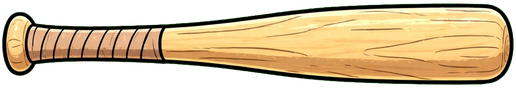
#> input picture unity/Assets/Resources/Chara/Bat/alien.png, 516 x 88 px; its folder holds 2 pictures in this run
$ python prep_billboard.py ../../Assets/Resources/Chara/Bat ../../Assets/Resources/Chara/Bat/announcer.png
#> lines starting #> are read from the running program, lines starting #| are printed output that depends on the picture
# 遠景用ビルボード絵(1024x1536、キー抜き済み)を、試合で使う 512x512 の絵にする。
# 体の範囲(不透明部分)で切り抜き、高さ480pxに縮めて、足の裏が下から16pxの位置に来るよう中央に置く。
# 2の累乗(512x512)にするのは、ブラウザ版でミップマップ付きのまま ASTC に圧縮できるようにするため。
# 体の高さ(px)は Chara/billboard_meta.txt に「id 高さ」で書く(ゲームはこれで身長を合わせる)。
# 使い方: python3 prep_billboard.py <元の絵のフォルダ> <出力フォルダ(Assets/Resources/Chara/Billboard)>
import os, sys
from PIL import Image

SIZE, CONTENT_H, FOOT = 512, 480, 16

def main(src, dst):
#> called with src = '../../Assets/Resources/Chara/Bat'
    os.makedirs(dst, exist_ok=True)
    meta_path = os.path.join(os.path.dirname(dst.rstrip('/')), 'billboard_meta.txt')
    meta = {}
    if os.path.exists(meta_path):
        for line in open(meta_path):
            p = line.split()
            if len(p) == 2: meta[p[0]] = p[1]
    n = 0
    for f in sorted(os.listdir(src)):
        if not f.lower().endswith('.png'):
            continue
        im = Image.open(os.path.join(src, f)).convert('RGBA')
#> im is the input picture: PIL image 516x88 RGBA; mean R, G, B, A 128.8, 111.2, 70.2, 167.4
        box = im.getchannel('A').point(lambda v: 255 if v > 8 else 0).getbbox()
#> box = (2, 3, 514, 85)
        if box is None:
            print('skip (empty)', f); continue
        body = im.crop(box)
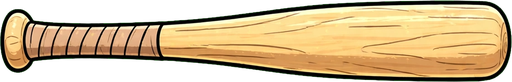
#> body: PIL image 512x82 RGBA; mean R, G, B, A 139.3, 119.5, 75.8, 181; transparent parts drawn white
        k = CONTENT_H / body.height
#> k = 5.85
        w = max(1, round(body.width * k))
#> w = 2997
        if w > SIZE - 8:                      # 横に広い絵は幅で合わせる
            k = (SIZE - 8) / body.width
#> k = 0.984
            w = SIZE - 8
        h = max(1, round(body.height * k))
#> h = 81
        body = body.resize((w, h), Image.LANCZOS)
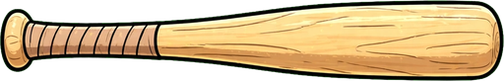
#> body: PIL image 504x81 RGBA; mean R, G, B, A 138.6, 116.3, 75.4, 180.9; transparent parts drawn white
        out = Image.new('RGBA', (SIZE, SIZE), (0, 0, 0, 0))
#> out: PIL image 512x512 RGBA; every value is 0
        out.alpha_composite(body, ((SIZE - w) // 2, SIZE - FOOT - h))
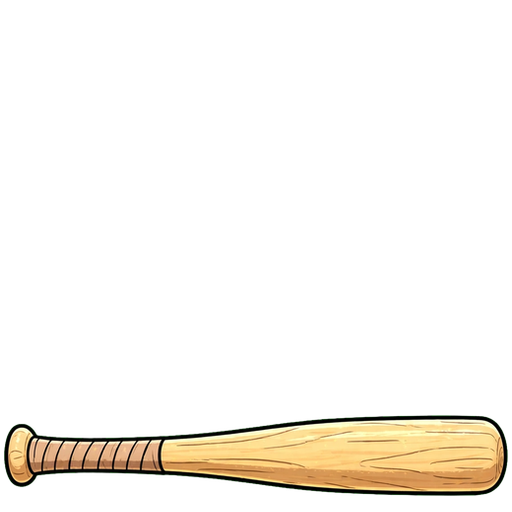
#> out: PIL image 512x512 RGBA; mean R, G, B, A 21.6, 18.1, 11.7, 28.2; transparent parts drawn white
        out.save(os.path.join(dst, f), optimize=True)
        meta[os.path.splitext(f)[0]] = str(h)
        n += 1
#> pass 2 of the loop in main, `for f in sorted(os.listdir(src)):`:
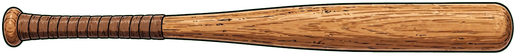
#> input picture unity/Assets/Resources/Chara/Bat/announcer.png, 516 x 56 px
#> in main, im is the input picture: PIL image 516x56 RGBA; mean R, G, B, A 107.7, 81.1, 47.7, 167.8
#> box = (2, 1, 514, 53)
#> in main, `body = body.resize((w, h), Image.LANCZOS)`:
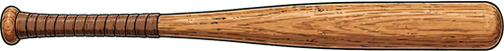
#> body: PIL image 504x51 RGBA; mean R, G, B, A 113.2, 79.4, 48.7, 181.8; transparent parts drawn white
#> in main, `out.alpha_composite(body, ((SIZE - w) // 2, SIZE - FOOT - h))`:
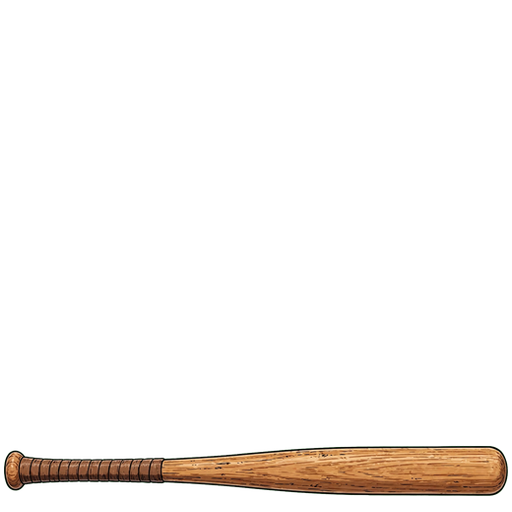
#> out: PIL image 512x512 RGBA; mean R, G, B, A 11.1, 7.8, 4.8, 17.8; transparent parts drawn white
    with open(meta_path, 'w') as fo:
        for k in sorted(meta): fo.write(k + ' ' + meta[k] + '\n')
    print('wrote', n)

if __name__ == '__main__':
    main(sys.argv[1], sys.argv[2])
